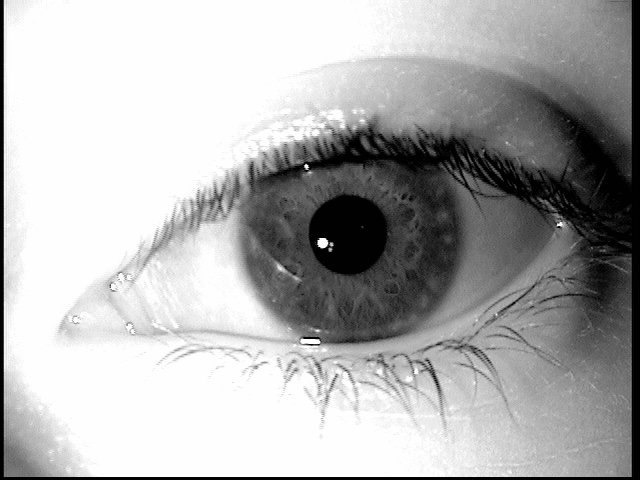
#> input picture Resources/iris1.jpg, 640 x 480 px; its folder holds only this picture in this run
$ python -i Utility.py   (imports and definitions only)
#> lines starting #> are read from the running program, lines starting #| are printed output that depends on the picture
#> further down, picture is the input picture: shape (480, 640); min 0, max 255, mean 175.3
import os
import cv2
import numpy as np


def get_files(directory_path) -> list:
    files = os.listdir(directory_path)
    return [f'{directory_path}/{file_name}' for file_name in files]


# [6 lines left out: function get_images, not called in this run]


def get_hough_circles(image) -> tuple:
    inner_circle = None
    outer_circle = None
    cv2.GaussianBlur(image, (7, 7), 4, dst=image)
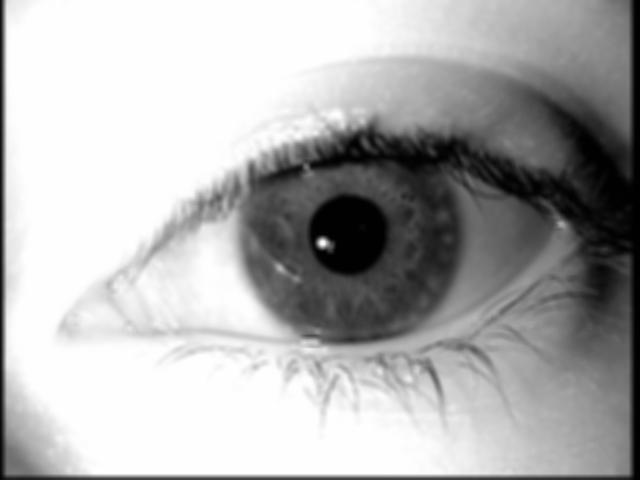
#> image: shape (480, 640); min 1, max 254, mean 175.4
    inner_circles = cv2.HoughCircles(image, cv2.HOUGH_GRADIENT, 1, 500, param1=130, param2=26, minRadius=22,
                                     maxRadius=125)
#> inner_circles = [[349.5, 234.5, 41.1]]
    if inner_circles is not None:
        inner_circles = np.round(inner_circles[0, :]).astype('int')
#> inner_circles = [[350, 234, 41]]
        inner_circle = inner_circles[0]
#> inner_circle = [350, 234, 41]

    outer_circles = cv2.HoughCircles(image, cv2.HOUGH_GRADIENT, 1, 500, param1=30, param2=22, minRadius=65,
                                     maxRadius=115)
#> outer_circles = [[351.5, 235.5, 111.1]]
    if outer_circles is not None:
        outer_circles = np.round(outer_circles[0, :]).astype('int')
#> outer_circles = [[352, 236, 111]]
        outer_circle = outer_circles[0]
#> outer_circle = [352, 236, 111]

    return inner_circle, outer_circle


# [20 lines left out: functions draw_circles, circle_extraction, not called in this run]


def calculate_circle(x, y, center_x, center_y) -> int:
    return ((x - center_x)**2) + ((y - center_y)**2)


# [34 lines left out: functions snakes_eyelid_extraction, convert_to_polar_image, display_image, not called in this run]

>>> import cv2
>>> picture = cv2.imread('../Resources/iris1.jpg', cv2.IMREAD_GRAYSCALE)
>>> result = get_hough_circles(picture)
#> result = ([350, 234, 41], [352, 236, 111])

$ run again, on Resources/iris2.jpg
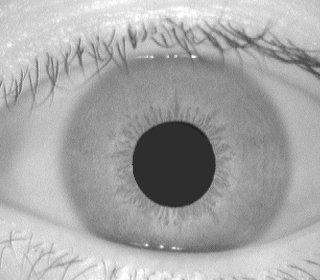
#> input picture Resources/iris2.jpg, 320 x 280 px
#> picture is the input picture: shape (280, 320); min 24, max 255, mean 166.5
#> in get_hough_circles, `cv2.GaussianBlur(image, (7, 7), 4, dst=image)`:
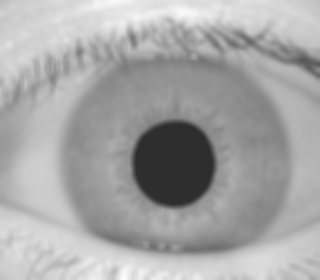
#> image: shape (280, 320); min 43, max 252, mean 166.5
#> in get_hough_circles, `inner_circles = cv2.HoughCircles(image, cv2.HOUGH_GRADIENT, 1, 500, pa..`: inner_circles = [[175.5, 163.5, 43.6]]
#> in get_hough_circles, `inner_circles = np.round(inner_circles[0, :]).astype('int')`: inner_circles = [[176, 164, 44]]
#> inner_circle = [176, 164, 44]
#> in get_hough_circles, `outer_circles = cv2.HoughCircles(image, cv2.HOUGH_GRADIENT, 1, 500, pa..`: outer_circles = [[176.5, 160.5, 114.4]]
#> in get_hough_circles, `outer_circles = np.round(outer_circles[0, :]).astype('int')`: outer_circles = [[176, 160, 114]]
#> outer_circle = [176, 160, 114]
#> result = ([176, 164, 44], [176, 160, 114])

$ run again, on Resources/iris3.jpg
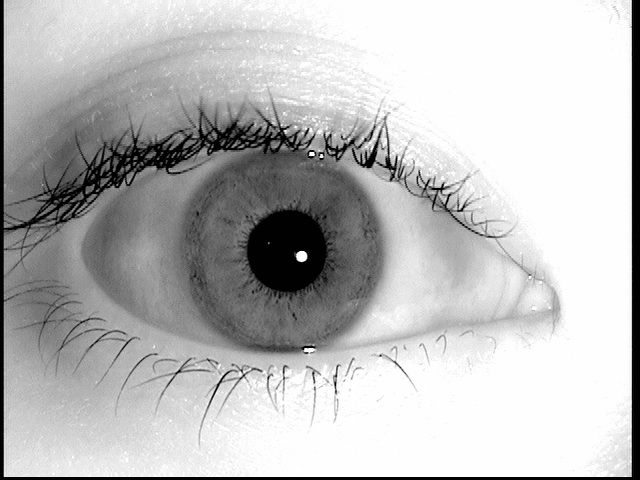
#> input picture Resources/iris3.jpg, 640 x 480 px
#> picture is the input picture: shape (480, 640); min 0, max 255, mean 188.1
#> in get_hough_circles, `cv2.GaussianBlur(image, (7, 7), 4, dst=image)`:
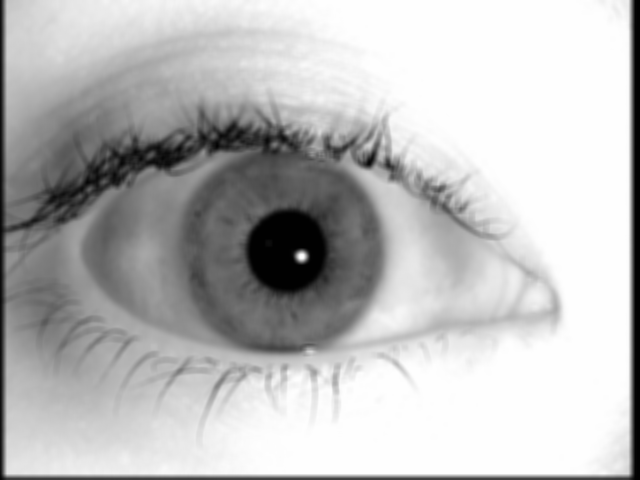
#> image: shape (480, 640); min 1, max 254, mean 188.2
#> in get_hough_circles, `inner_circles = cv2.HoughCircles(image, cv2.HOUGH_GRADIENT, 1, 500, pa..`: inner_circles = [[285.5, 250.5, 41.1]]
#> in get_hough_circles, `inner_circles = np.round(inner_circles[0, :]).astype('int')`: inner_circles = [[286, 250, 41]]
#> inner_circle = [286, 250, 41]
#> in get_hough_circles, `outer_circles = cv2.HoughCircles(image, cv2.HOUGH_GRADIENT, 1, 500, pa..`: outer_circles = [[279.5, 250.5, 104.5]]
#> in get_hough_circles, `outer_circles = np.round(outer_circles[0, :]).astype('int')`: outer_circles = [[280, 250, 104]]
#> outer_circle = [280, 250, 104]
#> result = ([286, 250, 41], [280, 250, 104])
